Frame 1 (no input): blank canvas, image omitted
Frame 60 (the mouse pressed at the canvas centre just before this capture): blank canvas, image omitted
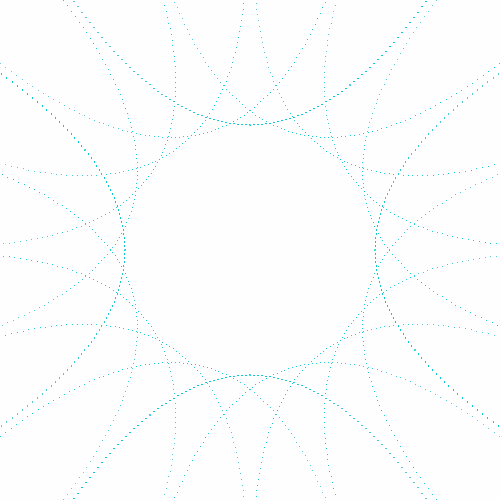
Frame 120 (the mouse held since frame 60 and released just before this capture)

The Processing sketch whose frames 1 and 60 were blank and that drew this single picture after the mouse press (run headless with seeded random() and noise(); from frame 60 on, the mouse is pressed at the canvas centre):

// Processing sketch: processing_165235
// ── processing_165235.pde

float p = 4;
int n = 20;

void setup() {
  size(500, 500);
  rectMode(CENTER);
}

void draw() {
  fill(255,70);
  translate(width/2, height/2);
  noStroke();
  rect(0, 0, width, height);
  for (int i = 0; i < n; i++) {

    float theta = 360/n;
    rotate(radians(theta));
    //for (int j = 0; j < 4; j++){
    for (float x = -p*100; x < p*100; x+=p) {
      stroke(x/2,200,210);
      float y = sq(x)/mouseX+mouseY/2;
      point (x, y);
    }
  }
}
